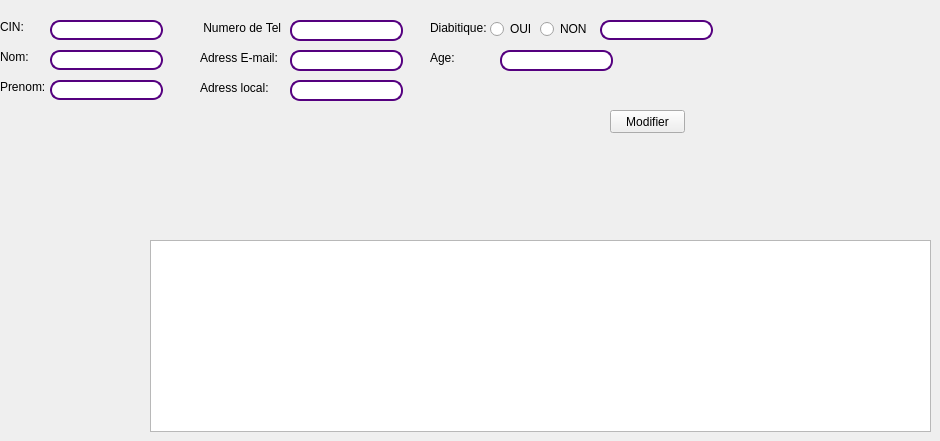
       <widget class="QWidget" name="tab_5">
        <attribute name="title">
         <string>Modifier</string>
        </attribute>
        <widget class="QLineEdit" name="txt_tel_2">
         <property name="geometry">
          <rect>
           <x>290</x>
           <y>20</y>
           <width>113</width>
           <height>21</height>
          </rect>
         </property>
         <property name="styleSheet">
          <string notr="true">QLineEdit{

border: 1.5px solid rgb(85, 0, 127);
border-radius: 10px;


}</string>
         </property>
        </widget>
        <widget class="QLineEdit" name="txt_email_2">
         <property name="geometry">
          <rect>
           <x>290</x>
           <y>50</y>
           <width>113</width>
           <height>21</height>
          </rect>
         </property>
         <property name="styleSheet">
          <string notr="true">QLineEdit{

border: 1.5px solid rgb(85, 0, 127);
border-radius: 10px;


}</string>
         </property>
        </widget>
        <widget class="QLineEdit" name="txt_nom_2">
         <property name="geometry">
          <rect>
           <x>50</x>
           <y>50</y>
           <width>113</width>
           <height>20</height>
          </rect>
         </property>
         <property name="styleSheet">
          <string notr="true">QLineEdit{

border: 1.5px solid rgb(85, 0, 127);
border-radius: 10px;


}</string>
         </property>
        </widget>
        <widget class="QRadioButton" name="radioButton_3">
         <property name="geometry">
          <rect>
           <x>490</x>
           <y>20</y>
           <width>83</width>
           <height>18</height>
          </rect>
         </property>
         <property name="text">
          <string>OUI</string>
         </property>
        </widget>
        <widget class="QLineEdit" name="txt_age_2">
         <property name="geometry">
          <rect>
           <x>500</x>
           <y>50</y>
           <width>113</width>
           <height>21</height>
          </rect>
         </property>
         <property name="styleSheet">
          <string notr="true">QLineEdit{

border: 1.5px solid rgb(85, 0, 127);
border-radius: 10px;


}</string>
         </property>
        </widget>
        <widget class="QLineEdit" name="txt_adresse_2">
         <property name="geometry">
          <rect>
           <x>290</x>
           <y>80</y>
           <width>113</width>
           <height>21</height>
          </rect>
         </property>
         <property name="styleSheet">
          <string notr="true">QLineEdit{

border: 1.5px solid rgb(85, 0, 127);
border-radius: 10px;


}</string>
         </property>
        </widget>
        <widget class="QLineEdit" name="txt_prenom_2">
         <property name="geometry">
          <rect>
           <x>50</x>
           <y>80</y>
           <width>113</width>
           <height>20</height>
          </rect>
         </property>
         <property name="styleSheet">
          <string notr="true">QLineEdit{

border: 1.5px solid rgb(85, 0, 127);
border-radius: 10px;


}</string>
         </property>
        </widget>
        <widget class="QLabel" name="label_9">
         <property name="geometry">
          <rect>
           <x>430</x>
           <y>20</y>
           <width>61</width>
           <height>16</height>
          </rect>
         </property>
         <property name="text">
          <string>Diabitique:</string>
         </property>
        </widget>
        <widget class="QLabel" name="label_10">
         <property name="geometry">
          <rect>
           <x>200</x>
           <y>20</y>
           <width>81</width>
           <height>16</height>
          </rect>
         </property>
         <property name="text">
          <string> Numero de Tel:</string>
         </property>
        </widget>
        <widget class="QLabel" name="label_11">
         <property name="geometry">
          <rect>
           <x>200</x>
           <y>50</y>
           <width>81</width>
           <height>16</height>
          </rect>
         </property>
         <property name="text">
          <string>Adress E-mail:</string>
         </property>
        </widget>
        <widget class="QLabel" name="label_12">
         <property name="geometry">
          <rect>
           <x>0</x>
           <y>20</y>
           <width>47</width>
           <height>14</height>
          </rect>
         </property>
         <property name="text">
          <string>CIN:</string>
         </property>
        </widget>
        <widget class="QLabel" name="label_13">
         <property name="geometry">
          <rect>
           <x>200</x>
           <y>80</y>
           <width>81</width>
           <height>16</height>
          </rect>
         </property>
         <property name="text">
          <string>Adress local:</string>
         </property>
        </widget>
        <widget class="QTableView" name="tableView_3">
         <property name="geometry">
          <rect>
           <x>150</x>
           <y>240</y>
           <width>781</width>
           <height>192</height>
          </rect>
         </property>
        </widget>
        <widget class="QLabel" name="label_14">
         <property name="geometry">
          <rect>
           <x>430</x>
           <y>50</y>
           <width>61</width>
           <height>16</height>
          </rect>
         </property>
         <property name="text">
          <string>Age:</string>
         </property>
        </widget>
        <widget class="QLabel" name="label_15">
         <property name="geometry">
          <rect>
           <x>0</x>
           <y>80</y>
           <width>47</width>
           <height>14</height>
          </rect>
         </property>
         <property name="text">
          <string>Prenom:</string>
         </property>
        </widget>
        <widget class="QRadioButton" name="radioButton_4">
         <property name="geometry">
          <rect>
           <x>540</x>
           <y>20</y>
           <width>83</width>
           <height>18</height>
          </rect>
         </property>
         <property name="text">
          <string>NON</string>
         </property>
        </widget>
        <widget class="QLabel" name="label_16">
         <property name="geometry">
          <rect>
           <x>0</x>
           <y>50</y>
           <width>47</width>
           <height>14</height>
          </rect>
         </property>
         <property name="text">
          <string>Nom:</string>
         </property>
        </widget>
        <widget class="QPushButton" name="pushButton_3">
         <property name="geometry">
          <rect>
           <x>610</x>
           <y>110</y>
           <width>75</width>
           <height>23</height>
          </rect>
         </property>
         <property name="text">
          <string>Modifier</string>
         </property>
        </widget>
        <widget class="QLineEdit" name="cin_ligne">
         <property name="geometry">
          <rect>
           <x>50</x>
           <y>20</y>
           <width>113</width>
           <height>20</height>
          </rect>
         </property>
         <property name="styleSheet">
          <string notr="true">QLineEdit{

border: 1.5px solid rgb(85, 0, 127);
border-radius: 10px;


}</string>
         </property>
        </widget>
        <widget class="QLineEdit" name="diab_ret">
         <property name="geometry">
          <rect>
           <x>600</x>
           <y>20</y>
           <width>113</width>
           <height>20</height>
          </rect>
         </property>
         <property name="styleSheet">
          <string notr="true">QLineEdit{

border: 1.5px solid rgb(85, 0, 127);
border-radius: 10px;


}</string>
         </property>
        </widget>
       </widget>
